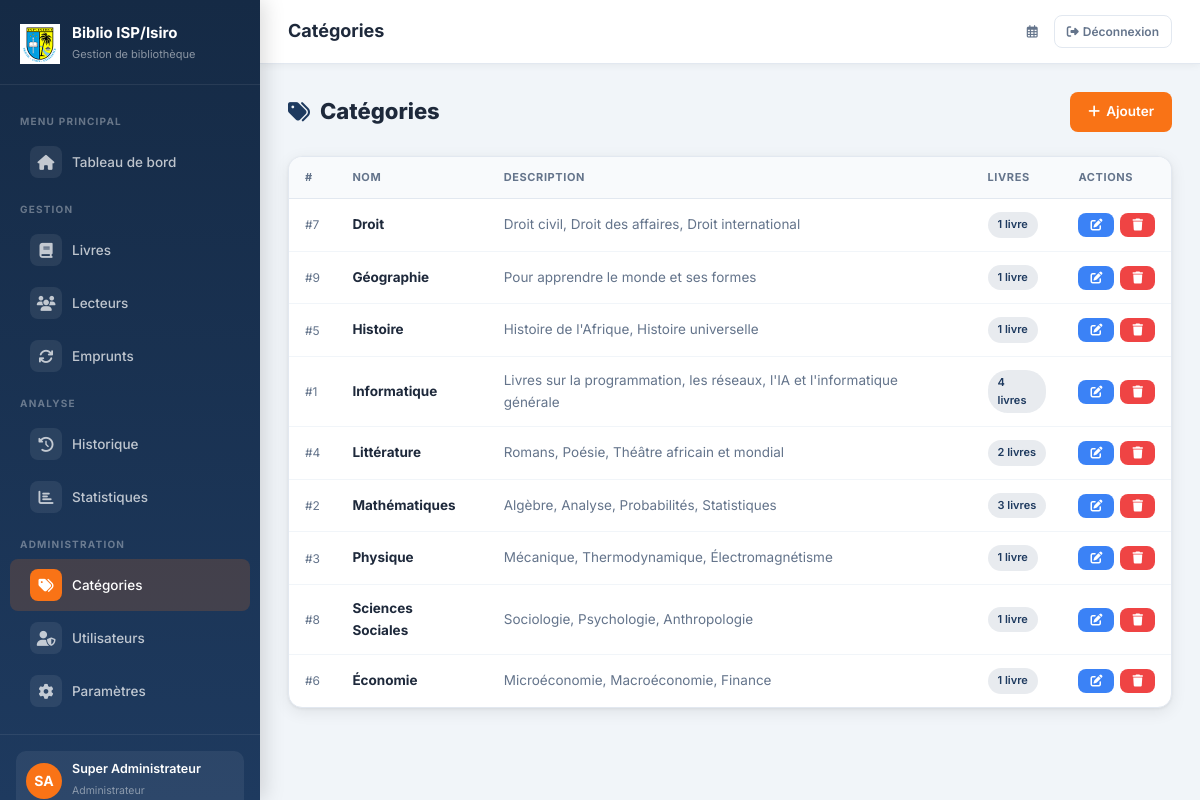
Screenshot of /categories/ (signed in) with the database file from the repository.
### bibliotheque/models.py (models this page shows, shortened)
class Utilisateur(AbstractUser):
    ROLE_CHOICES = [
        ('admin', 'Administrateur'),
        ('gestionnaire', 'Gestionnaire'),
    ]
    role = models.CharField(max_length=20, choices=ROLE_CHOICES, default='gestionnaire')
    telephone = models.CharField(max_length=20, blank=True)
    def est_admin(self):
        return self.role == 'admin'
    class Meta:
        verbose_name = 'Utilisateur'
        verbose_name_plural = 'Utilisateurs'

class Categorie(models.Model):
    nom = models.CharField(max_length=100, unique=True)
    description = models.TextField(blank=True)
    date_creation = models.DateTimeField(auto_now_add=True)
    class Meta:
        verbose_name = 'Catégorie'
        verbose_name_plural = 'Catégories'
        ordering = ['nom']

### bibliotheque/views.py (the view)
# urls.py: path('categories/', views.liste_categories, name='liste_categories'),
@admin_required
def liste_categories(request):
    categories = Categorie.objects.annotate(nb_livres=Count('livres')).order_by('nom')
    return render(request, 'bibliotheque/categories/liste.html', {'categories': categories})

### bibliotheque/templates/bibliotheque/categories/liste.html (shortened to what this page needs)
{% extends 'bibliotheque/base.html' %}
{% block page_title %}Catégories{% endblock %}
{% block content %}
<div class="page-header">
  <h1><i class="fas fa-tags" style="color:var(--primary)"></i> Catégories</h1>
  <a href="{% url 'bibliotheque:ajouter_categorie' %}" class="btn btn-accent"><i class="fas fa-plus"></i> Ajouter</a>
</div>
<div class="card">
  <div class="table-wrapper">
    <table>
      <thead>
        <tr>
          <th>#</th>
          <th>Nom</th>
          <th>Description</th>
          <th>Livres</th>
          <th>Actions</th>
        </tr>
      </thead>
      <tbody>
        {% for cat in categories %}
        <tr>
          <td style="color:var(--text-muted);font-size:12px;">#{{ cat.pk }}</td>
          <td><strong>{{ cat.nom }}</strong></td>
          <td style="color:var(--text-muted);">{{ cat.description|default:"—"|truncatechars:80 }}</td>
          <td><span class="badge badge-primary">{{ cat.nb_livres }} livre{{ cat.nb_livres|pluralize }}</span></td>
          <td>
            <div style="display:flex;gap:6px;">
              <a href="{% url 'bibliotheque:modifier_categorie' cat.pk %}" class="btn btn-info btn-sm"><i class="fas fa-edit"></i></a>
              <a href="{% url 'bibliotheque:supprimer_categorie' cat.pk %}" class="btn btn-danger btn-sm"
                 onclick="return confirm('Supprimer la catégorie « {{ cat.nom }} » ?')"><i class="fas fa-trash"></i></a>
            </div>
          </td>
        </tr>
        {% endfor %}
      </tbody>
    </table>
  </div>
</div>
{% endblock %}

### bibliotheque/templates/bibliotheque/base.html (shortened to what this page needs)
{% load static %}
<!DOCTYPE html>
<html lang="fr">
<head>
  <link rel="stylesheet" href="{% static 'bibliotheque/css/style.css' %}"/>
  <link rel="stylesheet" href="https://cdnjs.cloudflare.com/ajax/libs/font-awesome/6.5.0/css/all.min.css"/>
</head>
<body>
<aside class="sidebar" id="sidebar">
  <div class="sidebar-brand">
    <div class="brand-icon">
      <img src="{% static 'bibliotheque/img/logo_isp.png' %}" alt="ISP" style="max-width: 40px; height: auto;">
    </div>
    <div class="brand-text">
      <h2>Biblio ISP/Isiro</h2>
      <small>Gestion de bibliothèque</small>
    </div>
  </div>
  <ul class="sidebar-nav">
    <li class="nav-section-label">MENU PRINCIPAL</li>
    <li>
      <a href="{% url 'bibliotheque:tableau_bord' %}" {% if request.resolver_match.url_name == 'tableau_bord' %}class="active"{% endif %}>
        <span class="nav-icon"><i class="fas fa-home"></i></span> Tableau de bord
      </a>
    </li>
    <li class="nav-section-label">GESTION</li>
    <li>
      <a href="{% url 'bibliotheque:liste_livres' %}" {% if 'livre' in request.resolver_match.url_name %}class="active"{% endif %}>
        <span class="nav-icon"><i class="fas fa-book"></i></span> Livres
      </a>
    </li>
    <li>
      <a href="{% url 'bibliotheque:liste_lecteurs' %}" {% if 'lecteur' in request.resolver_match.url_name %}class="active"{% endif %}>
        <span class="nav-icon"><i class="fas fa-users"></i></span> Lecteurs
      </a>
    </li>
    <li>
      <a href="{% url 'bibliotheque:liste_emprunts' %}" {% if 'emprunt' in request.resolver_match.url_name or request.resolver_match.url_name == 'retour_livre' %}class="active"{% endif %}>
        <span class="nav-icon"><i class="fas fa-sync"></i></span> Emprunts
      </a>
    </li>
    <li class="nav-section-label">ANALYSE</li>
    <li>
      <a href="{% url 'bibliotheque:historique' %}" {% if request.resolver_match.url_name == 'historique' %}class="active"{% endif %}>
        <span class="nav-icon"><i class="fas fa-history"></i></span> Historique
      </a>
    </li>
    <li>
      <a href="{% url 'bibliotheque:statistiques' %}" {% if request.resolver_match.url_name == 'statistiques' %}class="active"{% endif %}>
        <span class="nav-icon"><i class="fas fa-chart-bar"></i></span> Statistiques
      </a>
    </li>
    {% if request.user.est_admin %}
    <li class="nav-section-label">ADMINISTRATION</li>
    <li>
      <a href="{% url 'bibliotheque:liste_categories' %}" {% if 'categorie' in request.resolver_match.url_name %}class="active"{% endif %}>
        <span class="nav-icon"><i class="fas fa-tags"></i></span> Catégories
      </a>
    </li>
    <li>
      <a href="{% url 'bibliotheque:liste_gestionnaires' %}" {% if 'gestionnaire' in request.resolver_match.url_name %}class="active"{% endif %}>
        <span class="nav-icon"><i class="fas fa-user-shield"></i></span> Utilisateurs
      </a>
    </li>
    <li>
      <a href="{% url 'bibliotheque:parametres' %}" {% if request.resolver_match.url_name == 'parametres' %}class="active"{% endif %}>
        <span class="nav-icon"><i class="fas fa-cog"></i></span> Paramètres
      </a>
    </li>
    {% endif %}
  </ul>
  <div class="sidebar-footer">
    <div class="sidebar-user">
      <div class="user-avatar">{{ request.user.first_name|first|upper }}{{ request.user.last_name|first|upper }}</div>
      <div class="user-info">
        <p>{{ request.user.get_full_name|default:request.user.username }}</p>
        <small>{{ request.user.get_role_display }}</small>
      </div>
    </div>
  </div>
</aside>
<div class="main-wrapper">
  <header class="topbar">
    <div class="topbar-left">
      <div>
        <div class="topbar-title">{% block page_title %}Dashboard{% endblock %}</div>
      </div>
    </div>
    <div class="topbar-right">
      <span class="topbar-date"><i class="far fa-calendar-alt"></i> {{ today|date:"d M Y" }}</span>
      <a href="{% url 'bibliotheque:deconnexion' %}" class="btn btn-outline btn-sm">
        <i class="fas fa-sign-out-alt"></i> Déconnexion
      </a>
    </div>
  </header>
  <main class="content">
    {% block content %}{% endblock %}
  </main>
</div>
</body>
</html>

### rows the page displays
Utilisateur: user.first_name|first "S", user.last_name|first "A", user.get_full_name "Super Administrateur", user.role "Administrateur"
Categorie: pk "7", nom "Droit", description "Droit civil, Droit des affaires, Droit international", nb_livres "1"
Categorie: pk "9", nom "Géographie", description "Pour apprendre le monde et ses formes", nb_livres "1"
Categorie: pk "5", nom "Histoire", description "Histoire de l'Afrique, Histoire universelle", nb_livres "1"
Categorie: pk "1", nom "Informatique", description "Livres sur la programmation, les réseaux, l'IA et l'informatique générale", nb_livres "4"
Categorie: pk "4", nom "Littérature", description "Romans, Poésie, Théâtre africain et mondial", nb_livres "2"
Categorie: pk "2", nom "Mathématiques", description "Algèbre, Analyse, Probabilités, Statistiques", nb_livres "3"
Categorie: pk "3", nom "Physique", description "Mécanique, Thermodynamique, Électromagnétisme", nb_livres "1"
Categorie: pk "8", nom "Sciences Sociales", description "Sociologie, Psychologie, Anthropologie", nb_livres "1"
Categorie: pk "6", nom "Économie", description "Microéconomie, Macroéconomie, Finance", nb_livres "1"
